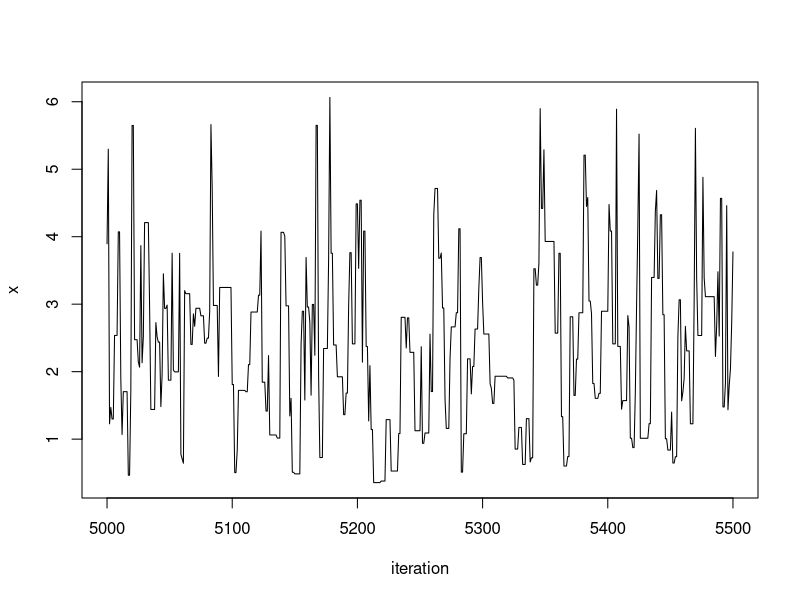
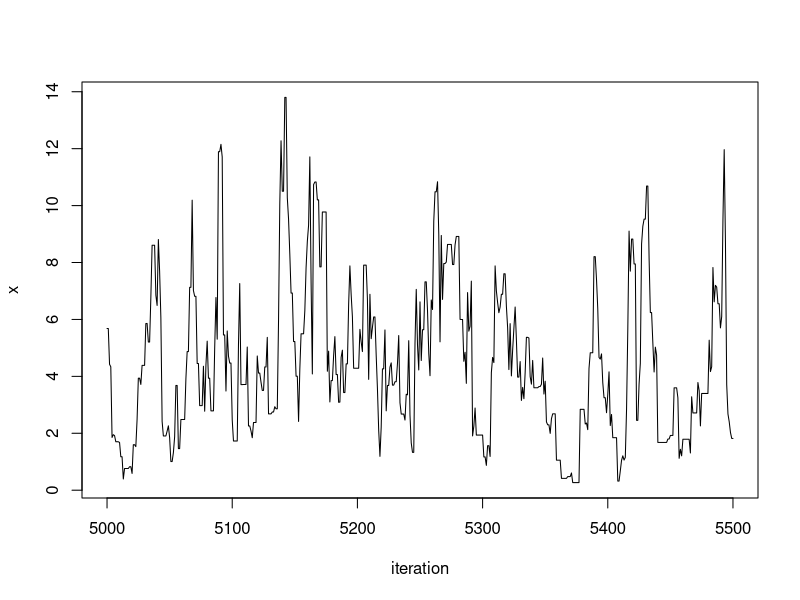
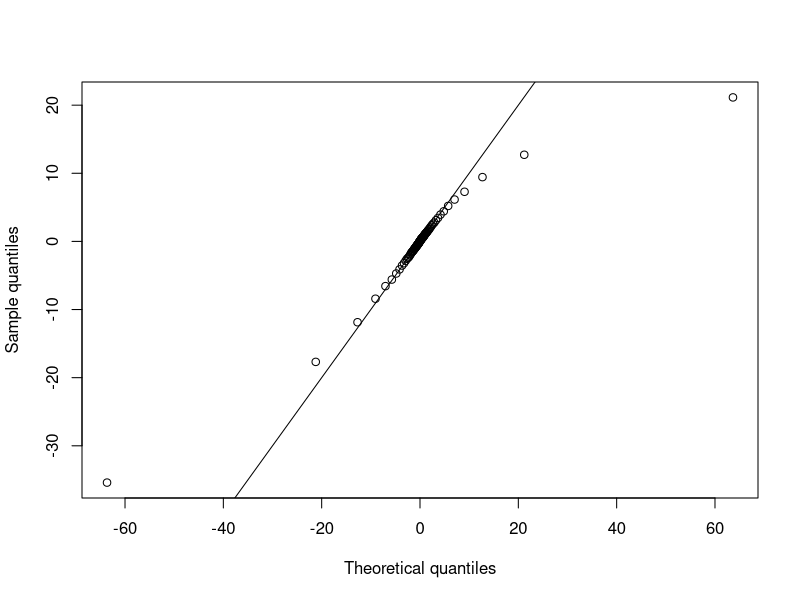
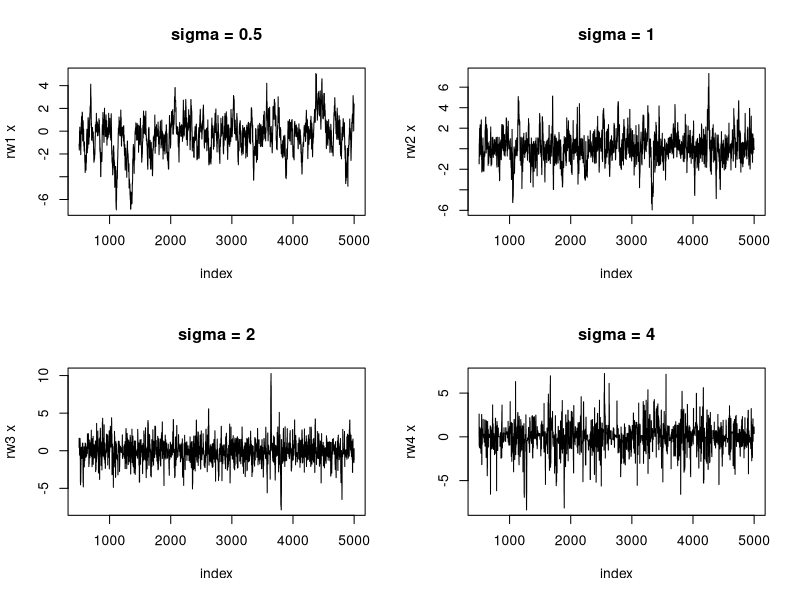
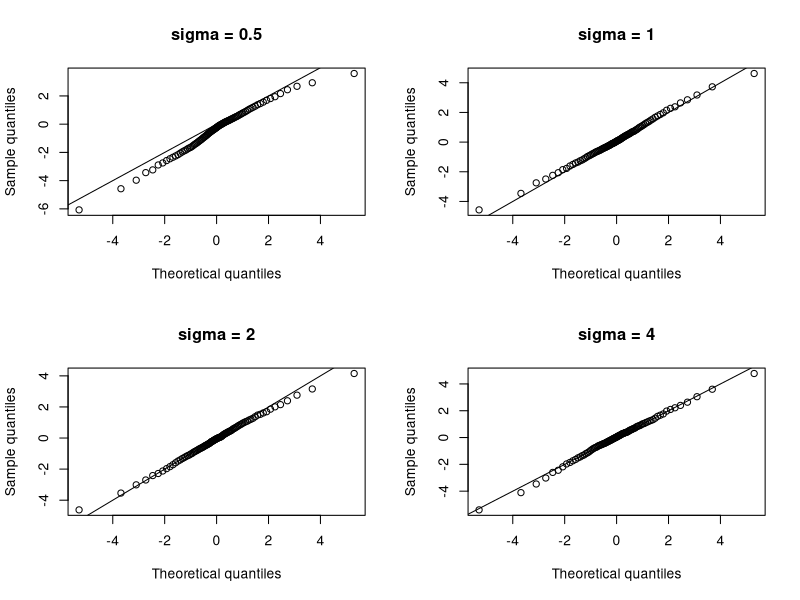
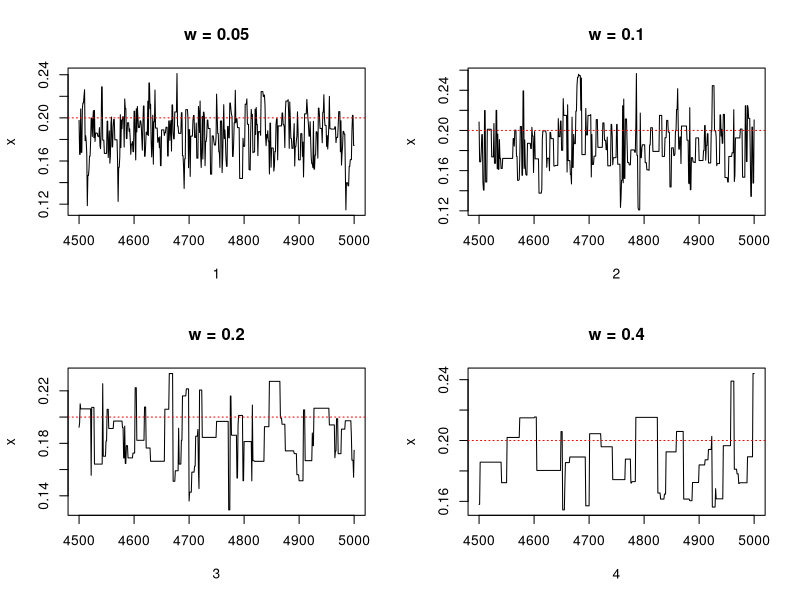

The R script that drew these images, in order:
## ---- chunk 1
knitr::opts_chunk$set(warning = FALSE, cache = TRUE, message = TRUE, fig.align = "center")
## ---- chunk 2
# rayleigh distribution
f <- function(x, sigma) {
  if (x < 0) {
    return(0)
  } else {
    return(x / sigma^2 * exp(-x^2 / (2 * sigma^2)))
  }
}

m <- 10000
sigma <- 2
x <- numeric(m)
x[1] <- rchisq(1, df=1)
k <- 0
u <- runif(m)

for(i in 2:m){
  xt <- x[i-1]
  y <- rchisq(1, df=xt)
  num <- f(y, sigma) * dchisq(xt, df = y)
  den <- f(xt, sigma) * dchisq(y, df = xt)
  if (u[i] <= num/den)
    x[i] <- y
  else {
    x[i] <- xt
    k <- k + 1  # y is rejected
  }
}
print(k)
index <- 5000:5500
plot(index, x[index], type="l", xlab="iteration", ylab="x", main="")
## ---- chunk 3
# rayleigh distribution
f <- function(x, sigma) {
  if (x < 0) {
    return(0)
  } else {
    return(x / sigma^2 * exp(-x^2 / (2 * sigma^2)))
  }
}

m <- 10000
sigma <- 4
x <- numeric(m)
x[1] <- 1
k <- 0
u <- runif(m)

for(i in 2:m){
  xt <- x[i-1]
  y <- rgamma(1, xt, 1)
  num <- f(y, sigma) * dgamma(xt, y, 1)
  den <- f(xt, sigma) * dgamma(y, xt, 1)
  if (u[i] <= num/den)
    x[i] <- y
  else {
    x[i] <- xt
    k <- k + 1  # y is rejected
  }
}
print(k)
index <- 5000:5500
plot(index, x[index], type="l", xlab="iteration", ylab="x", main="")
## ---- chunk 4
m <- 10000
sigma <- 4
x <- numeric(m)
x[1] <- rnorm(1, 0, sigma)
k <- 0
u <- runif(m)

for(i in 2:m){
  xt <- x[i-1]
  y <- rnorm(1, xt, sigma)
  num <- 1 + xt^2
  den <- 1 + y^2
  if (u[i] <= num/den)
    x[i] <- y
  else {
    x[i] <- xt
    k <- k + 1  # y is rejected
  }
}
print(k)
burnin <- 1000
x <- x[(burnin+1):m]
p <- seq(0.1, 0.9, 0.1)
q <- quantile(x, p)
round(rbind(q, qcauchy(p)), 3)

# QQ plot
p <- ppoints(100)
q <- quantile(x, p)
plot(qcauchy(p), q, xlab="Theoretical quantiles", ylab="Sample quantiles", main="")
abline(0, 1)
## ---- chunk 5
# random walk metropolis sampler
rw <- function(m, x0, sigma){
  x <- numeric(m)
  x[1] <- x0
  k <- 0
  u <- runif(m)
  for(i in 2:m){
    xt <- x[i-1]
    y <- rnorm(1, xt, sigma)
    if (u[i] <= exp(-abs(y) + abs(xt)))
      x[i] <- y
    else {
      x[i] <- xt
      k <- k + 1  # y is rejected
    }
  }
  return(list(x=x, k=k))
}

# generate chains with different variances
sigma <- c(0.5, 1, 2, 4)
m <- 5000
x0 <- rnorm(1, 0, 1)
rw1 <- rw(m, x0, sigma[1])
rw2 <- rw(m, x0, sigma[2])
rw3 <- rw(m, x0, sigma[3])
rw4 <- rw(m, x0, sigma[4])

# plot chains
burnin <- 500
index <- (burnin+1):m
par(mfrow=c(2,2))
plot(index, rw1$x[index], type="l", xlab="index", ylab="rw1 x", main=paste("sigma =", sigma[1]))
plot(index, rw2$x[index], type="l", xlab="index", ylab="rw2 x", main=paste("sigma =", sigma[2]))
plot(index, rw3$x[index], type="l", xlab="index", ylab="rw3 x", main=paste("sigma =", sigma[3]))
plot(index, rw4$x[index], type="l", xlab="index", ylab="rw4 x", main=paste("sigma =", sigma[4]))

# QQ plots
par(mfrow=c(2,2))
p <- ppoints(100)
y <- qexp(p,1)
z <- c(-rev(y), y)
q1 <- quantile(rw1$x[index], p)
qqplot(z, q1, xlab="Theoretical quantiles", ylab="Sample quantiles", main=paste("sigma =", sigma[1]))
abline(0, 1)
q2 <- quantile(rw2$x[index], p)
qqplot(z, q2, xlab="Theoretical quantiles", ylab="Sample quantiles", main=paste("sigma =", sigma[2]))
abline(0, 1)
q3 <- quantile(rw3$x[index], p)
qqplot(z, q3, xlab="Theoretical quantiles", ylab="Sample quantiles", main=paste("sigma =", sigma[3]))
abline(0, 1)
q4 <- quantile(rw4$x[index], p)
qqplot(z, q4, xlab="Theoretical quantiles", ylab="Sample quantiles", main=paste("sigma =", sigma[4]))
abline(0, 1)


# acceptance rates
library(scales)
cat("acceptance rates:", percent(1-rw1$k/m,.01), percent(1-rw2$k/m,.01), percent(1-rw3$k/m,.01), percent(1-rw4$k/m,.01))
## ---- chunk 6
b <- .2 # actual value of beta
m <- 5000
burn <- 1000 # burn-in time
days <- 250

# use the same seed
set.seed(123)

# generate the observed frequencies of winners
i <- sample(1:5, size=days, replace=TRUE, prob=c(1, 1-b, 1-2*b, 2*b, b))
win <- tabulate(i)

# target distribution
prob <- function(y, win) {
if (y < 0 || y >= 0.5)
return (0)
else
return((1/3)^win[1] *
((1-y)/3)^win[2] * ((1-2*y)/3)^win[3] *
((2*y)/3)^win[4] * (y/3)^win[5])
}

W <- c(0.05, 0.1, 0.2, 0.4)
X <- matrix(0, nrow=m, ncol=4)
x <- numeric(m)
k <- numeric(4)

# random walk metropolis sampler
for (j in 1:4) {
  w <- W[j]
  u <- runif(m)
  v <- runif(m, -w, w)
  x[1] <- .25
  for (i in 2:m) {
    y <- x[i-1] + v[i]
    if (u[i] <= prob(y, win) / prob(x[i-1], win))
      x[i] <- y
    else{
      x[i] <- x[i-1]
      k[j] <- k[j] + 1
    }
  }
  X[,j] <- x
}

par(mfrow = c(2, 2))
for (j in 1:4) {
  x <- X[(m - 500):m, j]
  plot((m - 500):m, x, type = "l", xlab = j, ylab = "x", main = paste("w =", W[j]))
  abline(h = b, v = burn, lty = 3, col = "red")
}

cat("rejection rates:", k/m)
